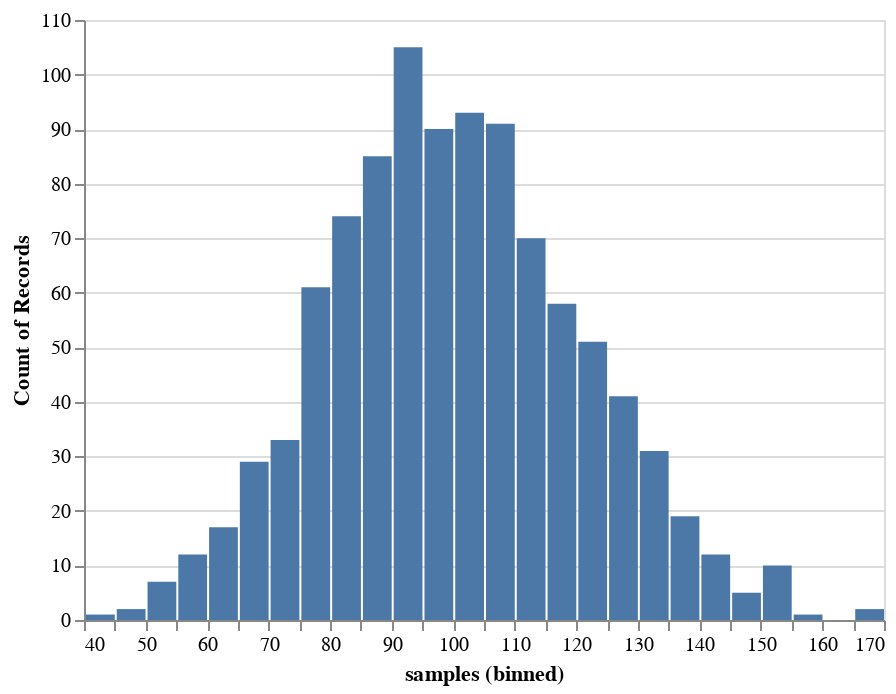

Source (notebook cell):
### Code cell
alt.Chart(incomes_df).mark_bar().encode(
    x=alt.X('samples:Q', bin=alt.Bin(maxbins=50)),
    y='count()'
)

### Figure 1 — Vega-Lite specification as saved in the notebook (floating-point values rounded to 4 significant figures; data arrays with more than 128 entries replaced by an {"elided": "..."} marker saying what was removed)
{"config": {"view": {"continuousWidth": 400, "continuousHeight": 300}}, "data": {"name": "data-023d57ebe574ef940e7eb0f2d8f18f6d"}, "mark": "bar", "encoding": {"x": {"type": "quantitative", "bin": {"maxbins": 50}, "field": "samples"}, "y": {"type": "quantitative", "aggregate": "count"}}, "$schema": "https://vega.github.io/schema/vega-lite/v4.0.2.json", "datasets": {"data-023d57ebe574ef940e7eb0f2d8f18f6d": {"elided": "1000 records"}}}
